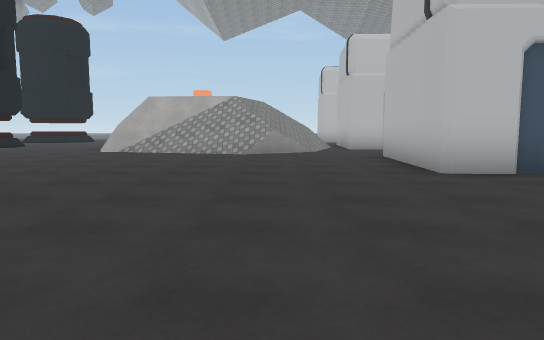
[1] (above)

24 first-person views from a walk through a 3-D level made in the Unity game engine. The camera is 1.2 m above the floor, tilts 6° down and sees 70° across. The floor is counted in squares, 2 m on a side. Each view is taken from the middle of a square. On the plan, view 1 faces up. The plan holds only what a view shows up to about 11 squares ahead; the rest is blank. The place goes on beyond the plan. The player is left out. Some surface patterns are stand-ins.

[2]
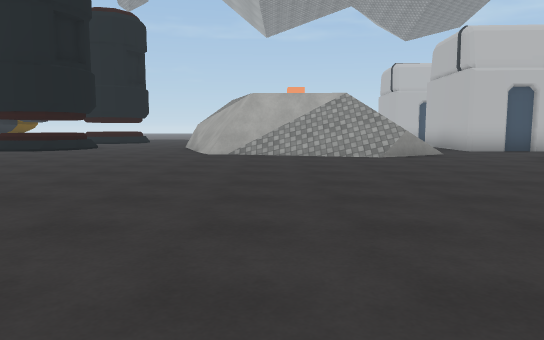

[3]
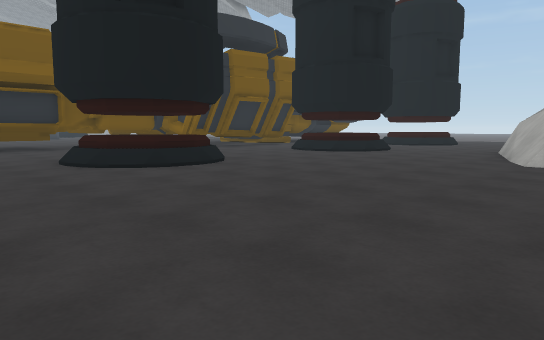

[4]
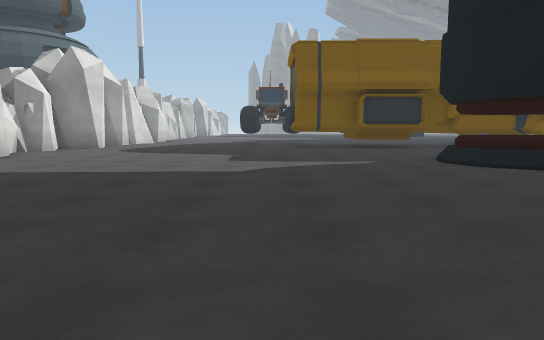

[5]
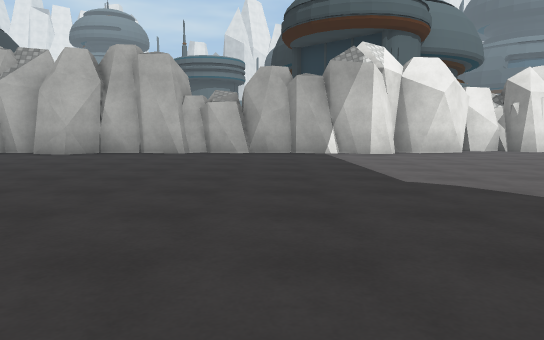

[6]
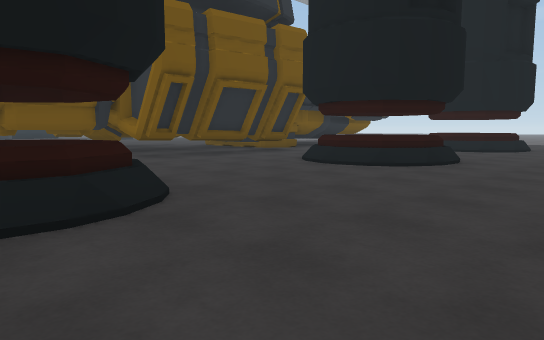

[7]
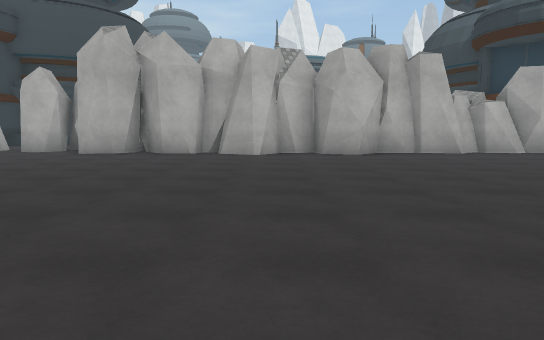

[8]
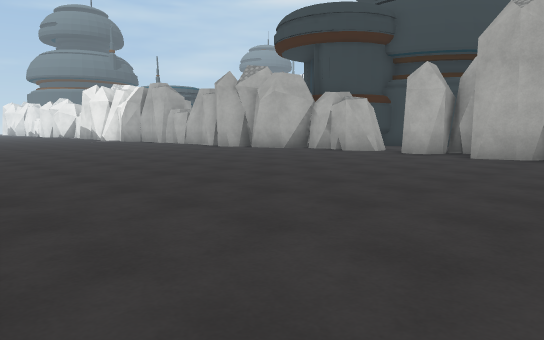

[9]
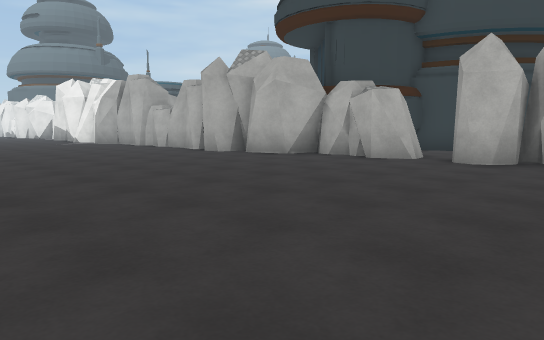

[10]
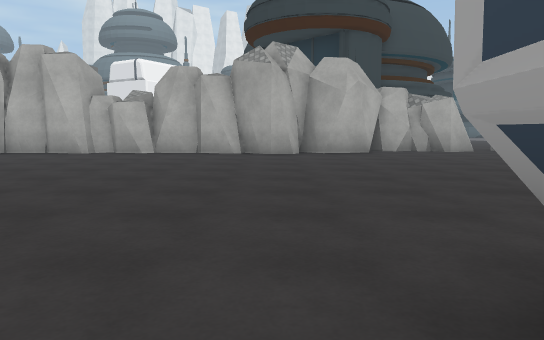

[11]
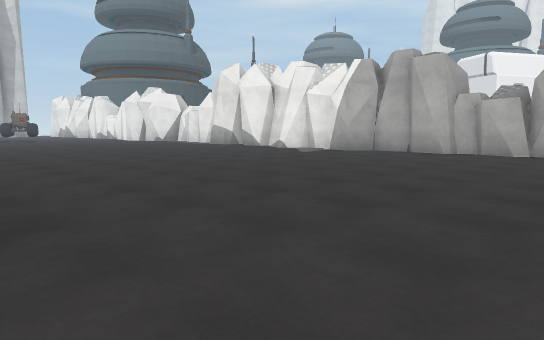

[12]
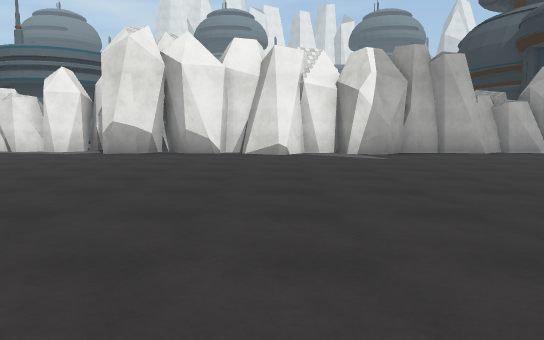

[13]
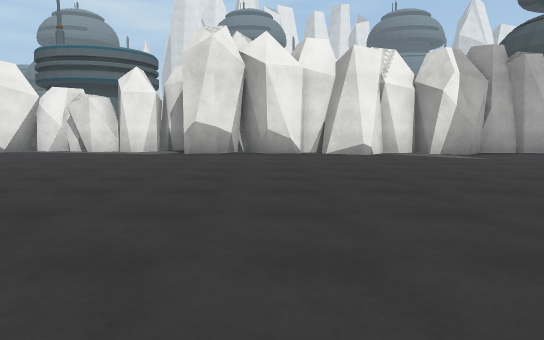

[14]
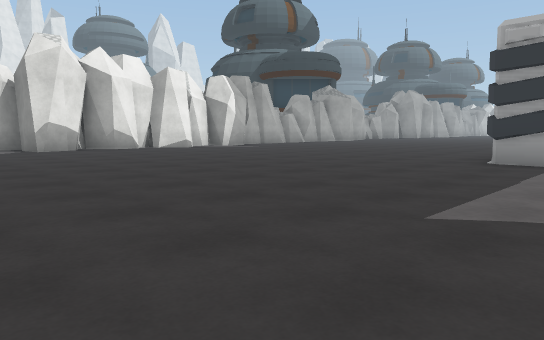

[15]
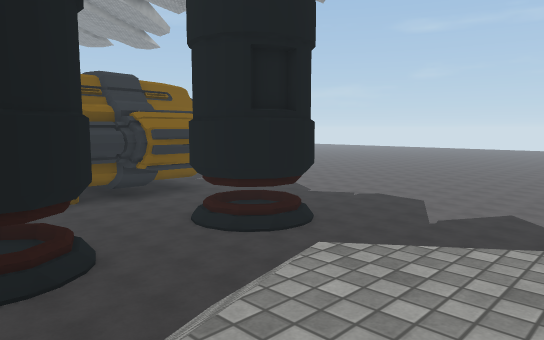

[16]
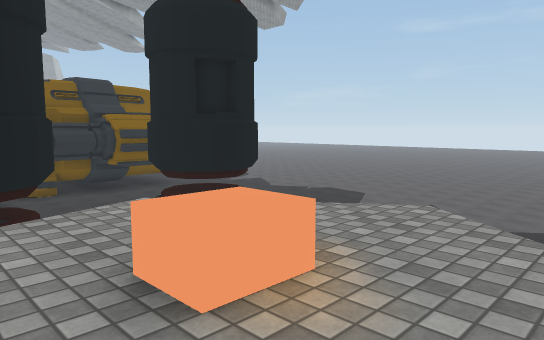

[17]
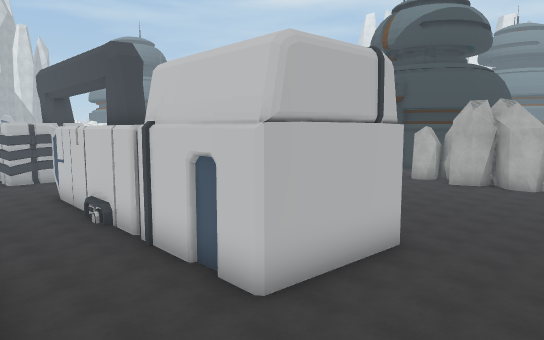

[18]
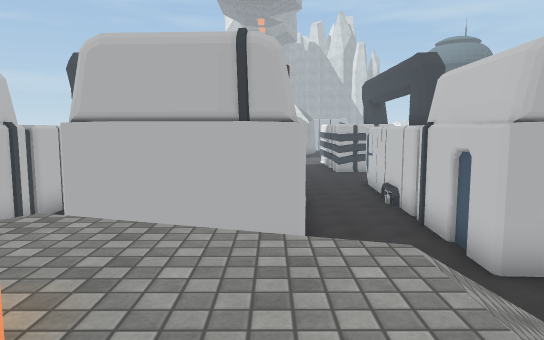

[19]
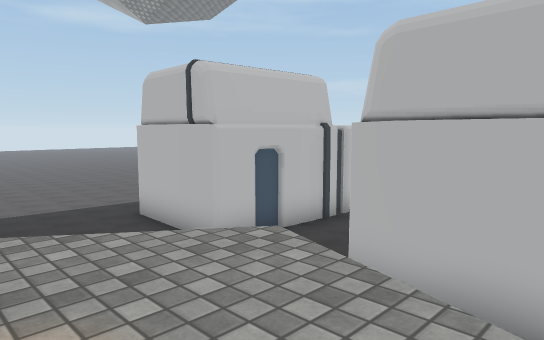

[20]
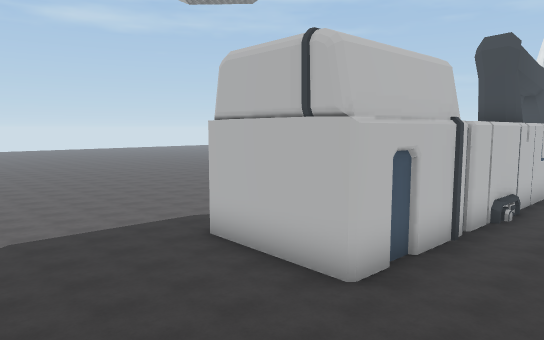

[21]
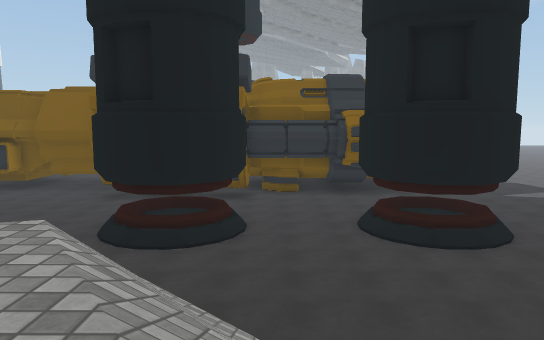

[22]
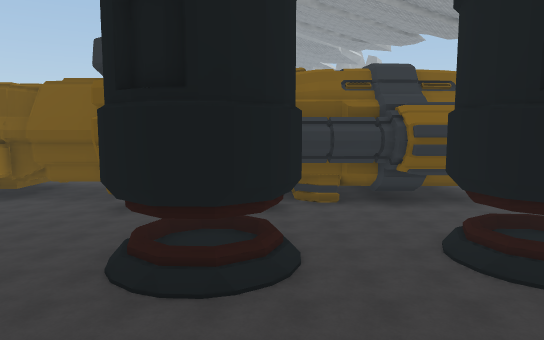

[23]
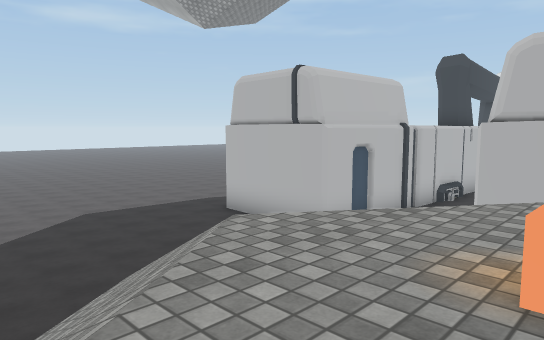

[24]
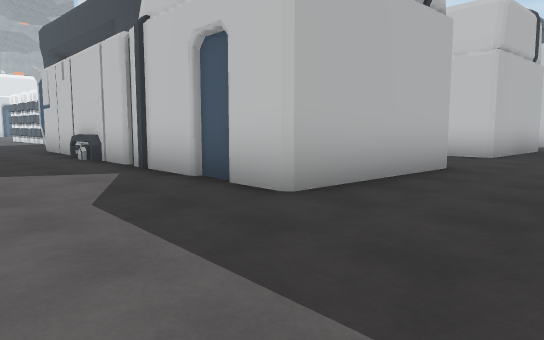

### Floor plan
Key: @ floor where view 1 was taken; # wall or solid block; . main floor; : floor 0.5 m higher than the main floor; + floor 3 m higher than the main floor; / step, stairs or slope; = window, fence, low wall or low ledge; v drop or lower ground; O other object.
Columns run from 14 left of view 1 to 31 right of it. Each row starts with its distance up from view 1.
 24        ............
 23       .................
 22  ... ......................
 21  ................##########
 20 .. ..............#
 19 .. ===.... ......#
 18 #..=:=...  ......#########
 17 #../=/...  =v  ...........
 16 .........  //  .......
 15 .........=///   .#
 14 #..===..=//++// .#
 13 #..=:=..=#/+O+/ /#
 12 #..===...##++/  .##
 11 #......../##=///......
 10 #.........//////...........
  9 ...........................
  8 ....=............#########               ....
  7 ...===...........#                  #........
  6 ...===...........##        ....     #........
  5 ....=.............#       #..................
  4 ............................................
  3 ............................................
  2 ............................................
  1 ............................................
  0 ..............@.............................
 -1 .............................................
 -2 ..............................................
 -3 ..............................................
 -4 #.###################....#################....
 -5 ###              #########              ######

Where each view was taken, in squares from view 1:
view 1: 0 up, 0 right, facing up
view 2: 1 up, 3 left, facing up
view 3: 3 up, 3 left, facing up-left
view 4: 2 up, 3 left, facing left
view 5: 6 up, 7 left, facing down
view 6: 6 up, 6 left, facing up-left
view 7: 6 up, 0 right, facing down
view 8: 5 up, 2 right, facing down-right
view 9: 3 up, 4 right, facing down-right
view 10: 6 up, 13 right, facing down
view 11: 6 up, 14 right, facing down-right
view 12: 6 up, 23 right, facing down
view 13: 6 up, 25 right, facing down
view 14: 8 up, 30 right, facing down-left
view 15: 12 up, 3 left, facing up-left
view 16: 12 up, 1 left, facing up-left
view 17: 12 up, 1 left, facing down-right
view 18: 12 up, 3 left, facing right
view 19: 12 up, 2 left, facing up-right
view 20: 15 up, 2 left, facing up-right
view 21: 15 up, 2 left, facing left
view 22: 14 up, 4 left, facing left
view 23: 13 up, 4 left, facing up-right
view 24: 24 up, 0 right, facing down-right
